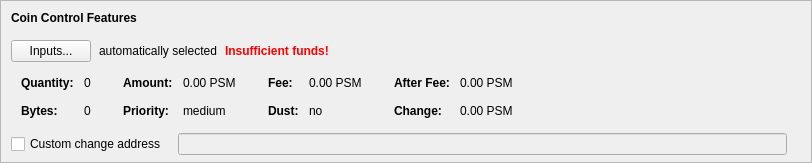
    <widget class="QFrame" name="frameCoinControl">
     <property name="sizePolicy">
      <sizepolicy hsizetype="Expanding" vsizetype="Expanding">
       <horstretch>0</horstretch>
       <verstretch>0</verstretch>
      </sizepolicy>
     </property>
     <property name="maximumSize">
      <size>
       <width>16777215</width>
       <height>16777215</height>
      </size>
     </property>
     <property name="frameShape">
      <enum>QFrame::StyledPanel</enum>
     </property>
     <property name="frameShadow">
      <enum>QFrame::Sunken</enum>
     </property>
     <layout class="QVBoxLayout" name="verticalLayoutCoinControl2">
      <property name="spacing">
       <number>0</number>
      </property>
      <property name="leftMargin">
       <number>0</number>
      </property>
      <property name="topMargin">
       <number>0</number>
      </property>
      <property name="rightMargin">
       <number>0</number>
      </property>
      <property name="bottomMargin">
       <number>6</number>
      </property>
      <item>
       <layout class="QVBoxLayout" name="verticalLayoutCoinControl" stretch="0,0,0,0,1">
        <property name="spacing">
         <number>0</number>
        </property>
        <property name="leftMargin">
         <number>10</number>
        </property>
        <property name="topMargin">
         <number>10</number>
        </property>
        <item>
         <layout class="QHBoxLayout" name="horizontalLayoutCoinControl1">
          <property name="bottomMargin">
           <number>15</number>
          </property>
          <item>
           <widget class="QLabel" name="labelCoinControlFeatures">
            <property name="sizePolicy">
             <sizepolicy hsizetype="Preferred" vsizetype="Maximum">
              <horstretch>0</horstretch>
              <verstretch>0</verstretch>
             </sizepolicy>
            </property>
            <property name="font">
             <font>
              <weight>75</weight>
              <bold>true</bold>
             </font>
            </property>
            <property name="styleSheet">
             <string notr="true">font-weight:bold;</string>
            </property>
            <property name="text">
             <string>Coin Control Features</string>
            </property>
           </widget>
          </item>
         </layout>
        </item>
        <item>
         <layout class="QHBoxLayout" name="horizontalLayoutCoinControl2" stretch="0,0,0,0">
          <property name="spacing">
           <number>8</number>
          </property>
          <property name="bottomMargin">
           <number>10</number>
          </property>
          <item>
           <widget class="QPushButton" name="pushButtonCoinControl">
            <property name="styleSheet">
             <string notr="true"/>
            </property>
            <property name="text">
             <string>Inputs...</string>
            </property>
            <property name="autoDefault">
             <bool>false</bool>
            </property>
           </widget>
          </item>
          <item>
           <widget class="QLabel" name="labelCoinControlAutomaticallySelected">
            <property name="text">
             <string>automatically selected</string>
            </property>
            <property name="margin">
             <number>5</number>
            </property>
           </widget>
          </item>
          <item>
           <widget class="QLabel" name="labelCoinControlInsuffFunds">
            <property name="font">
             <font>
              <weight>75</weight>
              <bold>true</bold>
             </font>
            </property>
            <property name="styleSheet">
             <string notr="true">color:red;font-weight:bold;</string>
            </property>
            <property name="text">
             <string>Insufficient funds!</string>
            </property>
            <property name="margin">
             <number>5</number>
            </property>
           </widget>
          </item>
          <item>
           <spacer name="horizontalSpacerCoinControl">
            <property name="orientation">
             <enum>Qt::Horizontal</enum>
            </property>
            <property name="sizeHint" stdset="0">
             <size>
              <width>40</width>
              <height>1</height>
             </size>
            </property>
           </spacer>
          </item>
         </layout>
        </item>
        <item>
         <widget class="QWidget" name="widgetCoinControl" native="true">
          <property name="sizePolicy">
           <sizepolicy hsizetype="Preferred" vsizetype="Preferred">
            <horstretch>0</horstretch>
            <verstretch>0</verstretch>
           </sizepolicy>
          </property>
          <property name="minimumSize">
           <size>
            <width>0</width>
            <height>0</height>
           </size>
          </property>
          <property name="styleSheet">
           <string notr="true"/>
          </property>
          <layout class="QHBoxLayout" name="horizontalLayoutCoinControl5">
           <property name="leftMargin">
            <number>0</number>
           </property>
           <property name="topMargin">
            <number>0</number>
           </property>
           <property name="rightMargin">
            <number>0</number>
           </property>
           <property name="bottomMargin">
            <number>0</number>
           </property>
           <item>
            <layout class="QHBoxLayout" name="horizontalLayoutCoinControl3" stretch="0,0,0,1">
             <property name="spacing">
              <number>20</number>
             </property>
             <property name="topMargin">
              <number>0</number>
             </property>
             <property name="bottomMargin">
              <number>10</number>
             </property>
             <item>
              <layout class="QFormLayout" name="formLayoutCoinControl1">
               <property name="horizontalSpacing">
                <number>10</number>
               </property>
               <property name="verticalSpacing">
                <number>14</number>
               </property>
               <property name="leftMargin">
                <number>10</number>
               </property>
               <property name="topMargin">
                <number>4</number>
               </property>
               <property name="rightMargin">
                <number>6</number>
               </property>
               <item row="0" column="0">
                <widget class="QLabel" name="labelCoinControlQuantityText">
                 <property name="font">
                  <font>
                   <weight>75</weight>
                   <bold>true</bold>
                  </font>
                 </property>
                 <property name="text">
                  <string>Quantity:</string>
                 </property>
                 <property name="margin">
                  <number>0</number>
                 </property>
                </widget>
               </item>
               <item row="0" column="1">
                <widget class="QLabel" name="labelCoinControlQuantity">
                 <property name="cursor">
                  <cursorShape>IBeamCursor</cursorShape>
                 </property>
                 <property name="contextMenuPolicy">
                  <enum>Qt::ActionsContextMenu</enum>
                 </property>
                 <property name="text">
                  <string notr="true">0</string>
                 </property>
                 <property name="margin">
                  <number>0</number>
                 </property>
                 <property name="textInteractionFlags">
                  <set>Qt::LinksAccessibleByMouse|Qt::TextSelectableByKeyboard|Qt::TextSelectableByMouse</set>
                 </property>
                </widget>
               </item>
               <item row="1" column="0">
                <widget class="QLabel" name="labelCoinControlBytesText">
                 <property name="font">
                  <font>
                   <weight>75</weight>
                   <bold>true</bold>
                  </font>
                 </property>
                 <property name="text">
                  <string>Bytes:</string>
                 </property>
                </widget>
               </item>
               <item row="1" column="1">
                <widget class="QLabel" name="labelCoinControlBytes">
                 <property name="cursor">
                  <cursorShape>IBeamCursor</cursorShape>
                 </property>
                 <property name="contextMenuPolicy">
                  <enum>Qt::ActionsContextMenu</enum>
                 </property>
                 <property name="text">
                  <string notr="true">0</string>
                 </property>
                 <property name="textInteractionFlags">
                  <set>Qt::LinksAccessibleByMouse|Qt::TextSelectableByKeyboard|Qt::TextSelectableByMouse</set>
                 </property>
                </widget>
               </item>
              </layout>
             </item>
             <item>
              <layout class="QFormLayout" name="formLayoutCoinControl2">
               <property name="horizontalSpacing">
                <number>10</number>
               </property>
               <property name="verticalSpacing">
                <number>14</number>
               </property>
               <property name="leftMargin">
                <number>6</number>
               </property>
               <property name="topMargin">
                <number>4</number>
               </property>
               <property name="rightMargin">
                <number>6</number>
               </property>
               <item row="0" column="0">
                <widget class="QLabel" name="labelCoinControlAmountText">
                 <property name="font">
                  <font>
                   <weight>75</weight>
                   <bold>true</bold>
                  </font>
                 </property>
                 <property name="text">
                  <string>Amount:</string>
                 </property>
                 <property name="margin">
                  <number>0</number>
                 </property>
                </widget>
               </item>
               <item row="0" column="1">
                <widget class="QLabel" name="labelCoinControlAmount">
                 <property name="cursor">
                  <cursorShape>IBeamCursor</cursorShape>
                 </property>
                 <property name="contextMenuPolicy">
                  <enum>Qt::ActionsContextMenu</enum>
                 </property>
                 <property name="text">
                  <string notr="true">0.00 PSM</string>
                 </property>
                 <property name="textInteractionFlags">
                  <set>Qt::LinksAccessibleByMouse|Qt::TextSelectableByKeyboard|Qt::TextSelectableByMouse</set>
                 </property>
                </widget>
               </item>
               <item row="1" column="0">
                <widget class="QLabel" name="labelCoinControlPriorityText">
                 <property name="font">
                  <font>
                   <weight>75</weight>
                   <bold>true</bold>
                  </font>
                 </property>
                 <property name="text">
                  <string>Priority:</string>
                 </property>
                </widget>
               </item>
               <item row="1" column="1">
                <widget class="QLabel" name="labelCoinControlPriority">
                 <property name="cursor">
                  <cursorShape>IBeamCursor</cursorShape>
                 </property>
                 <property name="contextMenuPolicy">
                  <enum>Qt::ActionsContextMenu</enum>
                 </property>
                 <property name="text">
                  <string notr="true">medium</string>
                 </property>
                 <property name="textInteractionFlags">
                  <set>Qt::LinksAccessibleByMouse|Qt::TextSelectableByKeyboard|Qt::TextSelectableByMouse</set>
                 </property>
                </widget>
               </item>
              </layout>
             </item>
             <item>
              <layout class="QFormLayout" name="formLayoutCoinControl3">
               <property name="horizontalSpacing">
                <number>10</number>
               </property>
               <property name="verticalSpacing">
                <number>14</number>
               </property>
               <property name="leftMargin">
                <number>6</number>
               </property>
               <property name="topMargin">
                <number>4</number>
               </property>
               <property name="rightMargin">
                <number>6</number>
               </property>
               <item row="0" column="0">
                <widget class="QLabel" name="labelCoinControlFeeText">
                 <property name="font">
                  <font>
                   <weight>75</weight>
                   <bold>true</bold>
                  </font>
                 </property>
                 <property name="text">
                  <string>Fee:</string>
                 </property>
                 <property name="margin">
                  <number>0</number>
                 </property>
                </widget>
               </item>
               <item row="0" column="1">
                <widget class="QLabel" name="labelCoinControlFee">
                 <property name="cursor">
                  <cursorShape>IBeamCursor</cursorShape>
                 </property>
                 <property name="contextMenuPolicy">
                  <enum>Qt::ActionsContextMenu</enum>
                 </property>
                 <property name="text">
                  <string notr="true">0.00 PSM</string>
                 </property>
                 <property name="textInteractionFlags">
                  <set>Qt::LinksAccessibleByMouse|Qt::TextSelectableByKeyboard|Qt::TextSelectableByMouse</set>
                 </property>
                </widget>
               </item>
               <item row="1" column="0">
                <widget class="QLabel" name="labelCoinControlLowOutputText">
                 <property name="font">
                  <font>
                   <weight>75</weight>
                   <bold>true</bold>
                  </font>
                 </property>
                 <property name="text">
                  <string>Dust:</string>
                 </property>
                </widget>
               </item>
               <item row="1" column="1">
                <widget class="QLabel" name="labelCoinControlLowOutput">
                 <property name="cursor">
                  <cursorShape>IBeamCursor</cursorShape>
                 </property>
                 <property name="contextMenuPolicy">
                  <enum>Qt::ActionsContextMenu</enum>
                 </property>
                 <property name="text">
                  <string notr="true">no</string>
                 </property>
                 <property name="textInteractionFlags">
                  <set>Qt::LinksAccessibleByMouse|Qt::TextSelectableByKeyboard|Qt::TextSelectableByMouse</set>
                 </property>
                </widget>
               </item>
              </layout>
             </item>
             <item>
              <layout class="QFormLayout" name="formLayoutCoinControl4">
               <property name="horizontalSpacing">
                <number>10</number>
               </property>
               <property name="verticalSpacing">
                <number>14</number>
               </property>
               <property name="leftMargin">
                <number>6</number>
               </property>
               <property name="topMargin">
                <number>4</number>
               </property>
               <property name="rightMargin">
                <number>6</number>
               </property>
               <item row="0" column="0">
                <widget class="QLabel" name="labelCoinControlAfterFeeText">
                 <property name="font">
                  <font>
                   <weight>75</weight>
                   <bold>true</bold>
                  </font>
                 </property>
                 <property name="text">
                  <string>After Fee:</string>
                 </property>
                 <property name="margin">
                  <number>0</number>
                 </property>
                </widget>
               </item>
               <item row="0" column="1">
                <widget class="QLabel" name="labelCoinControlAfterFee">
                 <property name="cursor">
                  <cursorShape>IBeamCursor</cursorShape>
                 </property>
                 <property name="contextMenuPolicy">
                  <enum>Qt::ActionsContextMenu</enum>
                 </property>
                 <property name="text">
                  <string notr="true">0.00 PSM</string>
                 </property>
                 <property name="textInteractionFlags">
                  <set>Qt::LinksAccessibleByMouse|Qt::TextSelectableByKeyboard|Qt::TextSelectableByMouse</set>
                 </property>
                </widget>
               </item>
               <item row="1" column="0">
                <widget class="QLabel" name="labelCoinControlChangeText">
                 <property name="font">
                  <font>
                   <weight>75</weight>
                   <bold>true</bold>
                  </font>
                 </property>
                 <property name="text">
                  <string>Change:</string>
                 </property>
                </widget>
               </item>
               <item row="1" column="1">
                <widget class="QLabel" name="labelCoinControlChange">
                 <property name="cursor">
                  <cursorShape>IBeamCursor</cursorShape>
                 </property>
                 <property name="contextMenuPolicy">
                  <enum>Qt::ActionsContextMenu</enum>
                 </property>
                 <property name="text">
                  <string notr="true">0.00 PSM</string>
                 </property>
                 <property name="textInteractionFlags">
                  <set>Qt::LinksAccessibleByMouse|Qt::TextSelectableByKeyboard|Qt::TextSelectableByMouse</set>
                 </property>
                </widget>
               </item>
              </layout>
             </item>
            </layout>
           </item>
          </layout>
         </widget>
        </item>
        <item>
         <layout class="QHBoxLayout" name="horizontalLayoutCoinControl4" stretch="0,0,0">
          <property name="spacing">
           <number>12</number>
          </property>
          <property name="sizeConstraint">
           <enum>QLayout::SetDefaultConstraint</enum>
          </property>
          <property name="topMargin">
           <number>5</number>
          </property>
          <property name="rightMargin">
           <number>5</number>
          </property>
          <item>
           <widget class="QCheckBox" name="checkBoxCoinControlChange">
            <property name="toolTip">
             <string>If this is activated, but the change address is empty or invalid, change will be sent to a newly generated address.</string>
            </property>
            <property name="text">
             <string>Custom change address</string>
            </property>
           </widget>
          </item>
          <item>
           <widget class="QValidatedLineEdit" name="lineEditCoinControlChange">
            <property name="enabled">
             <bool>false</bool>
            </property>
            <property name="sizePolicy">
             <sizepolicy hsizetype="Expanding" vsizetype="Fixed">
              <horstretch>0</horstretch>
              <verstretch>0</verstretch>
             </sizepolicy>
            </property>
           </widget>
          </item>
          <item>
           <widget class="QLabel" name="labelCoinControlChangeLabel">
            <property name="sizePolicy">
             <sizepolicy hsizetype="Preferred" vsizetype="Expanding">
              <horstretch>0</horstretch>
              <verstretch>0</verstretch>
             </sizepolicy>
            </property>
            <property name="minimumSize">
             <size>
              <width>0</width>
              <height>0</height>
             </size>
            </property>
            <property name="text">
             <string/>
            </property>
            <property name="margin">
             <number>3</number>
            </property>
           </widget>
          </item>
         </layout>
        </item>
        <item>
         <spacer name="verticalSpacerCoinControl">
          <property name="orientation">
           <enum>Qt::Vertical</enum>
          </property>
          <property name="sizeHint" stdset="0">
           <size>
            <width>800</width>
            <height>1</height>
           </size>
          </property>
         </spacer>
        </item>
       </layout>
      </item>
     </layout>
    </widget>
